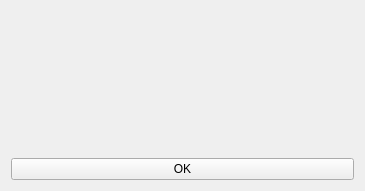
<?xml version="1.0" encoding="UTF-8"?>
<ui version="4.0">
 <class>ExcecaoNaoTratada</class>
 <widget class="QWidget" name="ExcecaoNaoTratada">
  <property name="geometry">
   <rect>
    <x>0</x>
    <y>0</y>
    <width>365</width>
    <height>191</height>
   </rect>
  </property>
  <property name="minimumSize">
   <size>
    <width>365</width>
    <height>191</height>
   </size>
  </property>
  <property name="maximumSize">
   <size>
    <width>365</width>
    <height>191</height>
   </size>
  </property>
  <property name="windowTitle">
   <string>ERRO</string>
  </property>
  <property name="windowIcon">
   <iconset resource="dados.qrc">
    <normaloff>:/new/prefix1/Dados/Error.png</normaloff>:/new/prefix1/Dados/Error.png</iconset>
  </property>
  <property name="styleSheet">
   <string notr="true">QPushButton:hover{
	background:transparent;
	color: red;
}</string>
  </property>
  <layout class="QVBoxLayout" name="verticalLayout">
   <item>
    <widget class="QLabel" name="label">
     <property name="text">
      <string/>
     </property>
    </widget>
   </item>
   <item>
    <widget class="QPushButton" name="pushButton">
     <property name="text">
      <string>OK</string>
     </property>
    </widget>
   </item>
  </layout>
 </widget>
 <resources>
  <include location="dados.qrc"/>
 </resources>
 <connections/>
</ui>
